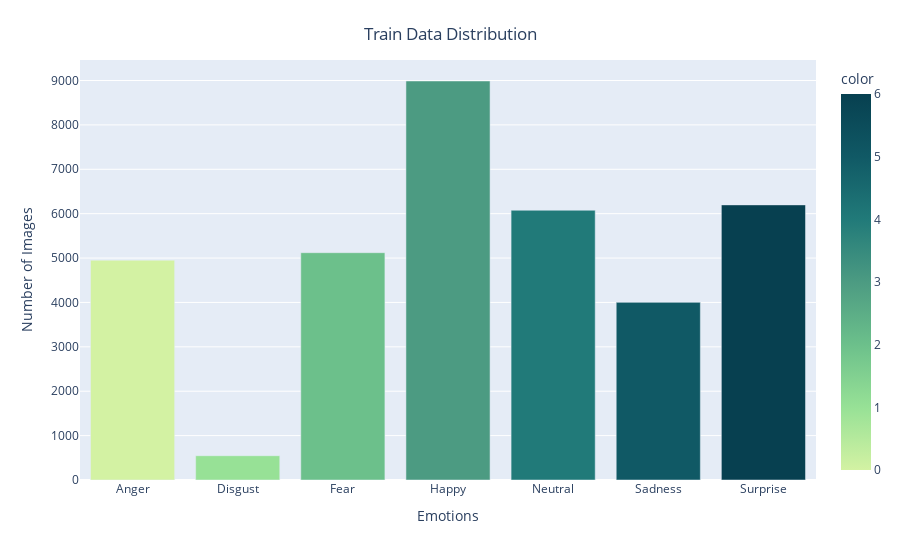

The notebook cell saved with this chart:
### Markdown cell above
<h1 id="1"> <center>3. Data pre-processing</center> </h1> <a id="3"></a>

### Code cell
CLASS_LABELS  = ['Anger', 'Disgust', 'Fear', 'Happy', 'Neutral', 'Sadness', "Surprise"]
fig = px.bar(x = CLASS_LABELS,
             y = [list(data['emotion']).count(i) for i in np.unique(data['emotion'])] , 
             color = np.unique(data['emotion']) ,
             color_continuous_scale="Emrld") 
fig.update_xaxes(title="Emotions")
fig.update_yaxes(title = "Number of Images")
fig.update_layout(showlegend = True,
    title = {
        'text': 'Train Data Distribution ',
        'y':0.95,
        'x':0.5,
        'xanchor': 'center',
        'yanchor': 'top'})
fig.show()

### Figure 1 — Plotly figure (JSON) as saved in the notebook; plotly's stock layout.template omitted (floating-point values rounded to 4 significant figures)
{"data": [{"alignmentgroup": "True", "hovertemplate": "x=%{x}<br>y=%{y}<br>color=%{marker.color}<extra></extra>", "legendgroup": "", "marker": {"color": [0, 1, 2, 3, 4, 5, 6], "coloraxis": "coloraxis", "pattern": {"shape": ""}}, "name": "", "offsetgroup": "", "orientation": "v", "showlegend": false, "textposition": "auto", "type": "bar", "x": ["Anger", "Disgust", "Fear", "Happy", "Neutral", "Sadness", "Surprise"], "xaxis": "x", "y": [4953, 547, 5121, 8989, 6077, 4002, 6198], "yaxis": "y"}], "layout": {"barmode": "relative", "coloraxis": {"colorbar": {"title": {"text": "color"}}, "colorscale": [[0, "rgb(211, 242, 163)"], [0.1667, "rgb(151, 225, 150)"], [0.3333, "rgb(108, 192, 139)"], [0.5, "rgb(76, 155, 130)"], [0.6667, "rgb(33, 122, 121)"], [0.8333, "rgb(16, 89, 101)"], [1, "rgb(7, 64, 80)"]]}, "legend": {"tracegroupgap": 0}, "margin": {"t": 60}, "showlegend": true, "title": {"text": "Train Data Distribution ", "x": 0.5, "xanchor": "center", "y": 0.95, "yanchor": "top"}, "xaxis": {"anchor": "y", "domain": [0, 1], "title": {"text": "Emotions"}}, "yaxis": {"anchor": "x", "domain": [0, 1], "title": {"text": "Number of Images"}}}}
